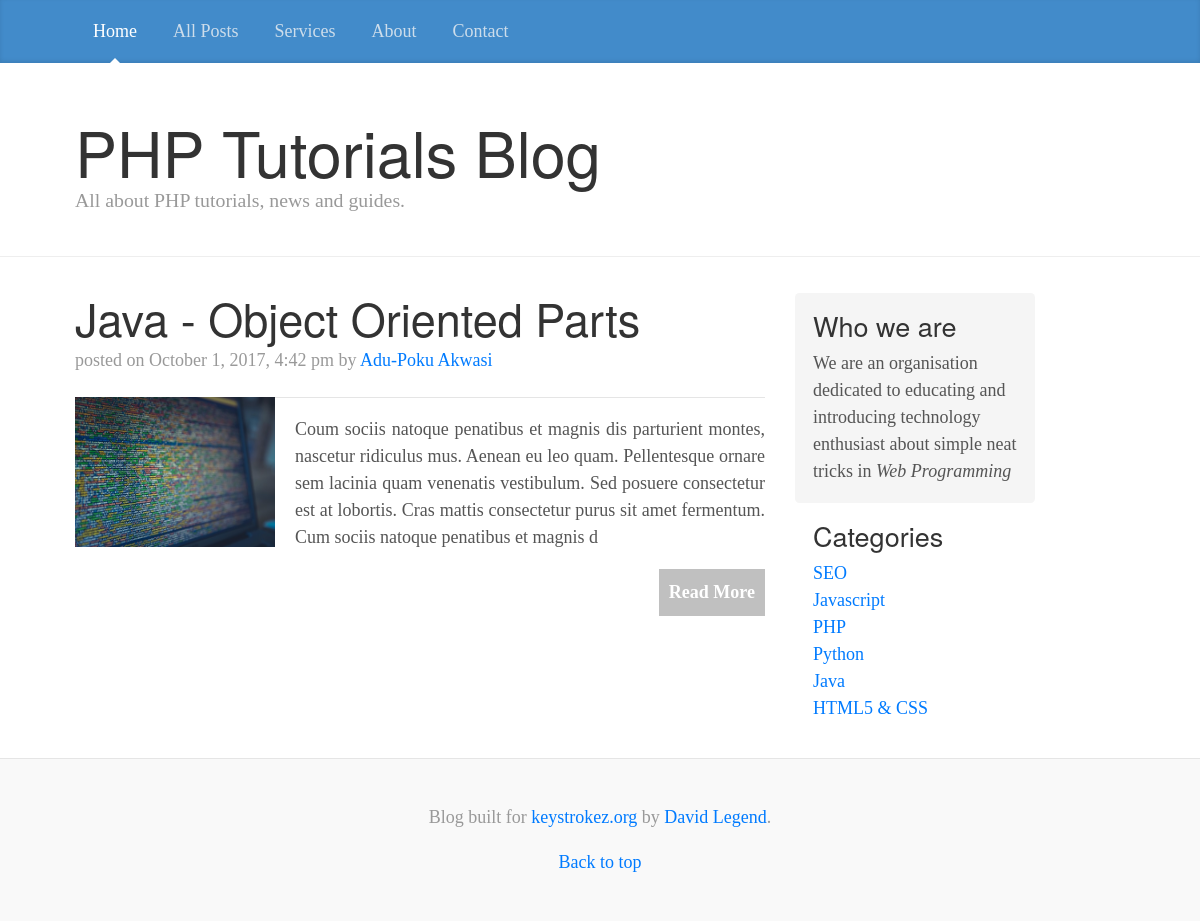
Screenshot of /category.php?id=6 with the database file from the repository.
### tables this page shows
CREATE TABLE `posts` (
  `post_id` int(11) NOT NULL,
  `category_id` int(11) NOT NULL,
  `title` varchar(255) NOT NULL,
  `content` text NOT NULL,
  `author` varchar(255) NOT NULL,
  `image` text NOT NULL,
  `date` timestamp NOT NULL DEFAULT CURRENT_TIMESTAMP,
  `tags` text NOT NULL
);

CREATE TABLE `categories` (
  `category_id` int(11) NOT NULL,
  `title` text NOT NULL
);

### assets/libs/database.php (called while the page is built, shortened)
<?php
class Database
{
	public $host = DB_HOST;
	public $user = DB_USER;
	public $password = DB_PASSWORD;
	public $db_name = DB_NAME;
	public $link;
	private function connect() {
		$this->link = new mysqli($this->host, $this->user, $this->password, $this->db_name);
	}
	public function select($query) {
		$result = $this->link->query($query);
		return $result;
	}
}

### includes/functions.php (called while the page is built)
<?php
function formatDate($date) {
		return date('F j, Y, g:i a', strtotime($date));
}
?>

### category.php (the view, shortened to what this page needs)
<?php
  include "assets/libs/database.php";
  include "includes/functions.php";
  $db = new Database();
  $id = $_GET['id'];
  $query = "SELECT * FROM posts WHERE category_id = '$id' ";
  $posts = $db->select($query);
?>
<!DOCTYPE html>
<html lang="en">
  <head>
    <link href="assets/css/bootstrap.min.css" rel="stylesheet">
    <link href="assets/styles/blog.css" rel="stylesheet">
  </head>
  <body>
    <div class="blog-masthead">
      <div class="container">
        <nav class="nav">
          <a class="nav-link active" href="index.php">Home</a>
          <a class="nav-link" href="#">All Posts</a>
          <a class="nav-link" href="#">Services</a>
          <a class="nav-link" href="#">About</a>
          <a class="nav-link" href="#">Contact</a>
        </nav>
      </div>
    </div>
    <div class="blog-header">
      <div class="container">
        <h1 class="blog-title">PHP Tutorials Blog</h1>
        <p class="lead blog-description">All about PHP tutorials, news and guides.</p>
      </div>
    </div>
    <div class="container">
      <div class="row">
       <div class="col-sm-8 blog-main">
        <?php while($row = $posts->fetch_array()) :?>
          <div class="blog-post">
            <h2 class="blog-post-title"><?php echo $row['title']; ?></h2>
            <p class="blog-post-meta">posted on <?php echo formatDate($row['date']); ?> by <a href="#"><?php echo $row['author']; ?></a></p>
               <img style="float: left; margin-right: 20px; margin-bottom: 10px;" src="assets/images/<?php echo $row['image']; ?>" width="200px" height="150px">
            <hr>
            <p style="text-align: justify;"><?php echo substr($row['content'], 0, 300); ?></p>
            <a id="readmore" href="single_post.php?id=<?php echo $row['post_id']; ?> ">Read More</a>
          </div>
        <?php endwhile; ?>
       </div>
      <?php
        include "includes/sidebar.php";
        include "includes/footer.php";
      ?>

### includes/sidebar.php
<?php
  $query = "SELECT * FROM categories";
  $category = $db->select($query);
?>
<div class="col-sm-3 offset-sm-1 blog-sidebar">
          <div class=" sidebar-module sidebar-module-inset">
            <h4>Who we are</h4>
            <p>We are an organisation dedicated to educating and introducing technology
                enthusiast about simple neat tricks in <em>Web Programming</em>
            </p>
          </div>
          <div class="sidebar-module">
            <h4>Categories</h4>
            <ol class="list-unstyled">
            <?php while($row = $category->fetch_array()) :?>
              <li><a href="category.php?id=<?php echo $row['category_id']; ?>" ><?php echo $row['title']; ?></a></li>
            <?php endwhile; ?>
            </ol>
          </div>
        </div>
        </div>
    </div>

### assets/styles/blog.css (style rules this page uses)
@media (min-width: 48em) { html { font-size: 18px; } }
body { font-family: Georgia, "Times New Roman", Times, serif; color: #555; }
h1, .h1, h2, .h2, h3, .h3, h4, .h4, h5, .h5, h6, .h6 { font-family: "Helvetica Neue", Helvetica, Arial, sans-serif; font-weight: normal; color: #333; }
.container { max-width: 60rem; }
.blog-masthead { margin-bottom: 3rem; background-color: #428bca; -webkit-box-shadow: inset 0 -.1rem .25rem rgba(0,0,0,.1); box-shadow: inset 0 -.1rem .25rem rgba(0,0,0,.1); }
.nav-link { position: relative; padding: 1rem; font-weight: 500; color: #cdddeb; }
.nav-link.active { color: #fff; }
.nav-link.active:after { position: absolute; bottom: 0; left: 50%; width: 0; height: 0; margin-left: -.3rem; vertical-align: middle; content: ""; border-right: .3rem solid transparent; border-bottom: .3rem solid; border-left: .3rem solid transparent; }
.blog-header { padding-bottom: 1.25rem; margin-bottom: 2rem; border-bottom: .05rem solid #eee; }
.blog-title { margin-bottom: 0; font-size: 2rem; font-weight: normal; }
.blog-description { font-size: 1.1rem; color: #999; }
@media (min-width: 40em) { .blog-title { font-size: 3.5rem; } }
.sidebar-module { padding: 1rem; }
.sidebar-module-inset { padding: 1rem; background-color: #f5f5f5; border-radius: .25rem; }
.sidebar-module-inset p:last-child, .sidebar-module-inset ul:last-child, .sidebar-module-inset ol:last-child { margin-bottom: 0; }
#readmore { float: right; color: white; background: silver; padding: 10px; font-weight: bold; text-decoration: none; margin-bottom: 5px; }
.blog-post { margin-bottom: 4rem; }
.blog-post-title { margin-bottom: .25rem; font-size: 2.5rem; }
.blog-post-meta { margin-bottom: 1.25rem; color: #999; }

### rows the page displays
posts: title "Java - Object Oriented Parts", date "October 1, 2017, 4:42 pm", author "Adu-Poku Akwasi", image (picture), content "Coum sociis natoque penatibus et magnis dis parturient montes, nascetur ridiculus mus. Aenean eu leo quam. Pellentesque ornare sem lacinia quam venenatis vestibulum. Sed posuere consectetur est at lobortis. Cras mattis consectetur purus sit amet fermentum. Cum sociis natoque penatibus et magnis d"
categories: title "SEO"
categories: title "Javascript"
categories: title "PHP"
categories: title "Python"
categories: title "Java"
categories: title "HTML5 & CSS"
